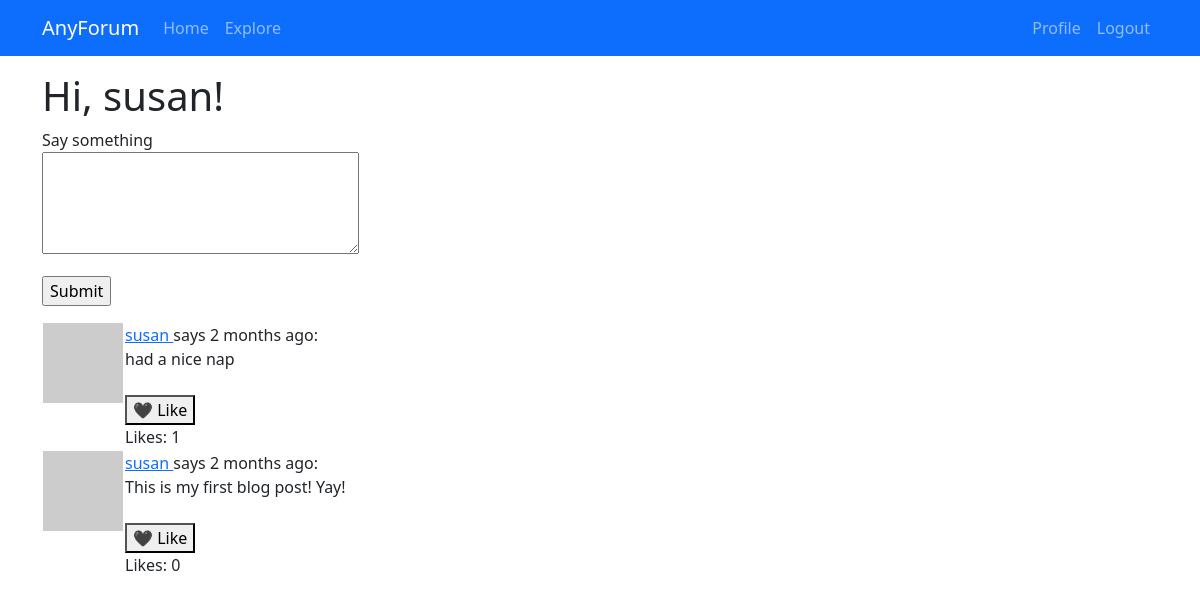
The page /index (signed in) on the database its author committed.
### app/models.py (models this page shows, shortened)
class User(UserMixin, db.Model):
    id: so.Mapped[int] = so.mapped_column(primary_key=True)
    username: so.Mapped[str] = so.mapped_column(sa.String(64), index=True, unique=True)
    email: so.Mapped[str] = so.mapped_column(sa.String(120), index=True, unique=True)
    password_hash: so.Mapped[Optional[str]] = so.mapped_column(sa.String(256))
    posts: so.WriteOnlyMapped['Post'] = so.relationship(back_populates='author')
    liked_posts: so.WriteOnlyMapped['Post'] = so.relationship(secondary=likes, back_populates='liked_by')
    about_me: so.Mapped[Optional[str]] = so.mapped_column(sa.String(140))
    last_seen: so.Mapped[Optional[datetime]] = so.mapped_column(default=lambda: datetime.now(timezone.utc))
    def avatar(self, size):
        digest = md5(self.email.lower().encode('utf-8')).hexdigest()
        return f'https://www.gravatar.com/avatar/{digest}?d=identicon&s={size}'
    following: so.WriteOnlyMapped['User'] = so.relationship(secondary=followers,
                                                            primaryjoin=(followers.c.follower_id == id),
                                                            secondaryjoin=(followers.c.followed_id == id),
                                                            back_populates='followers')
    followers: so.WriteOnlyMapped['User'] = so.relationship(secondary=followers,
                                                            primaryjoin=(followers.c.followed_id == id),
                                                            secondaryjoin=(followers.c.follower_id == id),
                                                            back_populates='following')
    def following_posts(self):
        Author = so.aliased(User)
        Follower = so.aliased(User)
        return (
            sa.select(Post)
            .join(Post.author.of_type(Author))
            .join(Author.followers.of_type(Follower), isouter=True)
            .where(sa.or_(
                Follower.id == self.id,
                Author.id == self.id
                ))
                .group_by(Post)
            .order_by(Post.timestamp.desc())
        )
    def is_liking(self, post):
        query = self.liked_posts.select().where(Post.id == post.id)
        return db.session.scalar(query) is not None

class Post(db.Model):
    id: so.Mapped[int] = so.mapped_column(primary_key=True)
    body: so.Mapped[str] = so.mapped_column(sa.String(140))
    timestamp: so.Mapped[datetime] = so.mapped_column(index=True, default=lambda: datetime.now(timezone.utc))
    user_id: so.Mapped[int] = so.mapped_column(sa.ForeignKey(User.id), index=True)
    author: so.Mapped[User] = so.relationship(back_populates='posts')
    liked_by: so.WriteOnlyMapped['User'] = so.relationship(secondary=likes, back_populates='liked_posts')
    def likes_count(self):
        query = sa.select(sa.func.count()).select_from(self.liked_by.select().subquery())
        return db.session.scalar(query)

### app/routes.py (the view)
@app.route('/', methods=['GET', 'POST'])
@app.route('/index', methods=['GET', 'POST'])
@login_required
def index():
    form = PostForm()
    if form.validate_on_submit():
        post = Post(body=form.post.data, author=current_user)
        db.session.add(post)
        db.session.commit()
        flash('Your post is now live!')
        return redirect(url_for('index'))
    page = request.args.get('page', 1, type=int)
    posts = db.paginate(current_user.following_posts(), page=page, per_page=app.config['POSTS_PER_PAGE'], error_out=False)
    next_url = url_for('index', page=posts.next_num) \
        if posts.has_next else None
    prev_url = url_for('index', page=posts.prev_num) \
        if posts.has_prev else None
    return render_template('index.html', title='Home', form=form, posts=posts.items, next_url=next_url, prev_url=prev_url)

### app/forms.py
class PostForm(FlaskForm):
    post = TextAreaField('Say something', validators=[
        DataRequired(), Length(min=1, max=140)])
    submit = SubmitField("Submit")

### app/models.py (called while the page is built)
@login.user_loader
def load_user(id):
    return db.session.get(User, int(id))

### app/routes.py (called while the page is built)
@app.before_request
def before_request():
    if current_user.is_authenticated:
        current_user.last_seen = datetime.now(timezone.utc)
        db.session.commit()

### app/templates/index.html (shortened to what this page needs)
{% extends "base.html" %}
{% block content %}
    <h1>Hi, {{current_user.username}}!</h1>
    {% if form %}
    <form action="" method="post">
        <p>
            {{ form.post.label }}<br>
            {{ form.post(cols=32, rows=4)}}<br>
        </p>
        <p>{{form.submit()}}</p>
    </form>
    {% endif %}
    {% for post in posts %}
        {% include '_post.html' %}
    {% endfor %}
{% endblock %}

### app/templates/_post.html (shortened to what this page needs)
<table>
    <tr valign="top">
        <td><img src="{{ post.author.avatar(36) }}"></td>
        <td>
            <a href="{{ url_for('user', username=post.author.username) }}">
                {{ post.author.username}}
            </a> says {{moment(post.timestamp).fromNow()}}:
            <br>{{ post.body }}
            <br><br>
            {% if current_user.is_liking(post) %}
            <form action="{{url_for('unlike', post_id=post.id)}}" method="post">
                {{form.hidden_tag()}}
                <button type="submit">💜 Unlike</button>
            </form>
            {% else %}
            <form action="{{url_for('like', post_id=post.id)}}" method="post">
                <button type="submit">🖤 Like</button>
            </form>
            {% endif %}
            Likes: {{post.likes_count()}}
        </td>
    </tr>
</table>

### rows shown on the page
User: username "susan"
Post: author.username "susan", timestamp "2 months ago", body "had a nice nap", likes_count "1"
Post: author.username "susan", timestamp "2 months ago", body "This is my first blog post! Yay!", likes_count "0"
